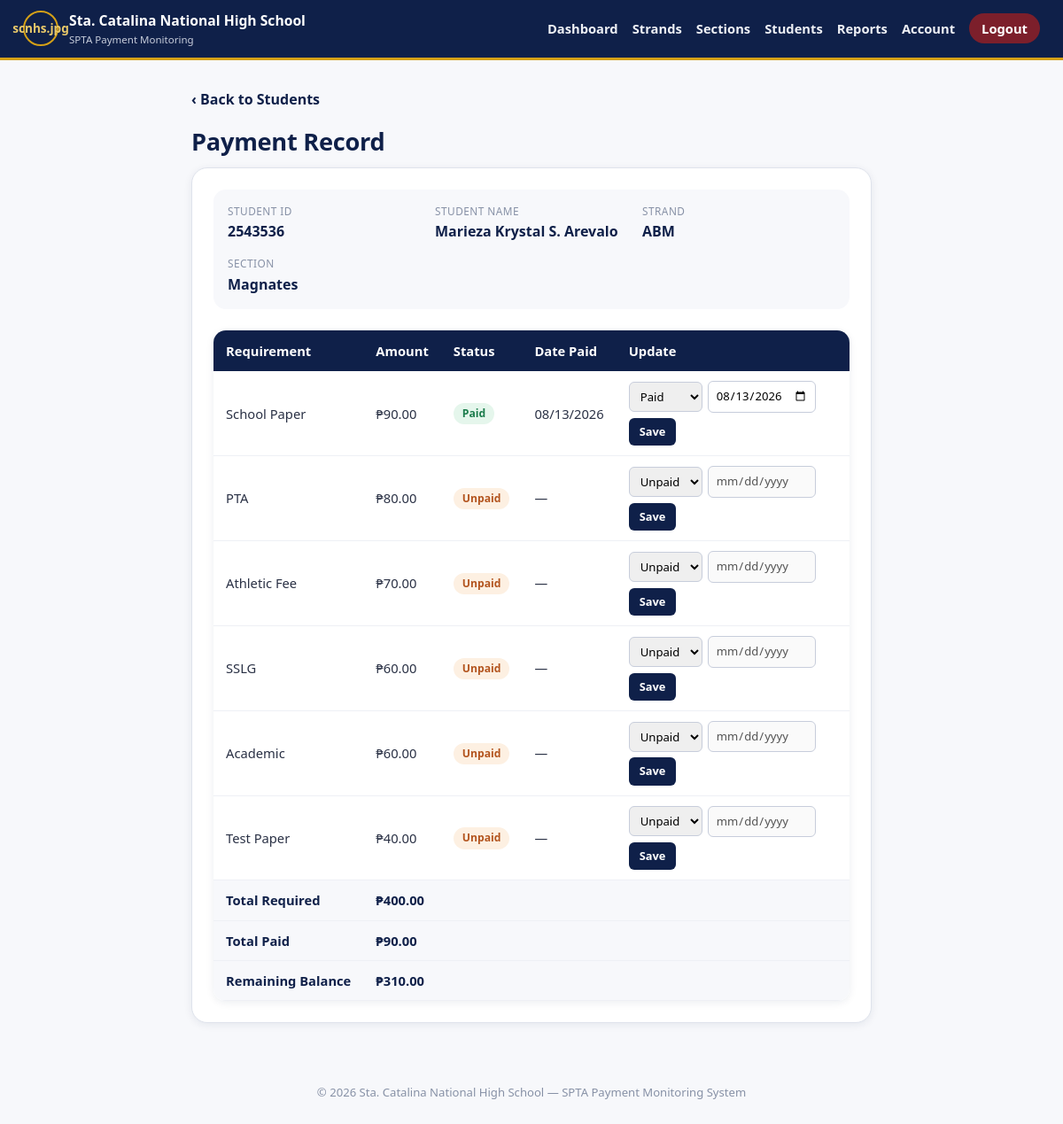
/admin/payments.php?student_id=1 (signed in), run on the app's committed database.
### tables this page shows
CREATE TABLE `students` (
  `id` int(11) NOT NULL,
  `student_id` varchar(30) NOT NULL,
  `full_name` varchar(150) NOT NULL,
  `strand_id` int(11) NOT NULL,
  `section_id` int(11) NOT NULL,
  `created_at` timestamp NOT NULL DEFAULT current_timestamp()
);

CREATE TABLE `strands` (
  `id` int(11) NOT NULL,
  `code` varchar(20) NOT NULL,
  `name` varchar(150) NOT NULL,
  `description` varchar(255) DEFAULT NULL,
  `icon` varchar(50) NOT NULL DEFAULT 'book',
  `color_theme` varchar(20) NOT NULL DEFAULT 'navy',
  `created_at` timestamp NOT NULL DEFAULT current_timestamp()
);

CREATE TABLE `sections` (
  `id` int(11) NOT NULL,
  `strand_id` int(11) NOT NULL,
  `name` varchar(100) NOT NULL,
  `created_at` timestamp NOT NULL DEFAULT current_timestamp()
);

CREATE TABLE `student_payments` (
  `id` int(11) NOT NULL,
  `student_id` int(11) NOT NULL,
  `requirement_id` int(11) NOT NULL,
  `status` enum('paid','unpaid') NOT NULL DEFAULT 'unpaid',
  `date_paid` date DEFAULT NULL
);

CREATE TABLE `payment_requirements` (
  `id` int(11) NOT NULL,
  `name` varchar(100) NOT NULL,
  `amount` decimal(10,2) NOT NULL DEFAULT 0.00,
  `sort_order` int(11) NOT NULL DEFAULT 0
);

### includes/functions.php (called while the page is built, shortened)
<?php
function h($string) {
    return htmlspecialchars($string ?? '', ENT_QUOTES, 'UTF-8');
}
function formatCurrency($amount) {
    return '₱' . number_format((float) $amount, 2);
}
function formatDate($date) {
    if (empty($date)) {
        return '—';
    }
    return date('m/d/Y', strtotime($date));
}
function getStrandById($pdo, $id) {
    $stmt = $pdo->prepare('SELECT * FROM strands WHERE id = ? LIMIT 1');
    $stmt->execute([$id]);
    $row = $stmt->fetch();
    return $row ?: null;
}
function getSectionById($pdo, $id) {
    $stmt = $pdo->prepare('SELECT * FROM sections WHERE id = ? LIMIT 1');
    $stmt->execute([$id]);
    $row = $stmt->fetch();
    return $row ?: null;
}
function getStudentById($pdo, $id) {
    $stmt = $pdo->prepare('SELECT * FROM students WHERE id = ? LIMIT 1');
    $stmt->execute([$id]);
    $row = $stmt->fetch();
    return $row ?: null;
}
function getStudentPayments($pdo, $studentId) {
    $stmt = $pdo->prepare(
        'SELECT pr.id AS requirement_id, pr.name, pr.amount,
                COALESCE(sp.status, "unpaid") AS status, sp.date_paid
         FROM payment_requirements pr
         LEFT JOIN student_payments sp
                ON sp.requirement_id = pr.id AND sp.student_id = ?
         ORDER BY pr.sort_order ASC, pr.id ASC'
    );
    $stmt->execute([$studentId]);
    return $stmt->fetchAll();
}
function calculateStudentTotals($payments) {
    $required = 0.0;
    $paid = 0.0;
    foreach ($payments as $p) {
        $required += (float) $p['amount'];
        if ($p['status'] === 'paid') {
            $paid += (float) $p['amount'];
        }
    }
    return [
        'required' => $required,
        'paid'     => $paid,
        'balance'  => $required - $paid,
    ];
}

### admin/payments.php (the view, shortened to what this page needs)
<?php
require_once '../config/database.php';
require_once '../includes/functions.php';
$studentId = (int) ($_GET['student_id'] ?? 0);
$student = getStudentById($pdo, $studentId);
$strand = getStrandById($pdo, $student['strand_id']);
$section = getSectionById($pdo, $student['section_id']);
$payments = getStudentPayments($pdo, $studentId);
$totals = calculateStudentTotals($payments);
include '../includes/header.php';
?>
<div class="container">
  <a href="students.php" class="back-link">&#8249; Back to Students</a>
  <h1 class="page-title">Payment Record</h1>
  <div class="record-card">
    <div class="student-info-grid">
      <div><span class="label">Student ID</span><span class="value"><?php echo h($student['student_id']); ?></span></div>
      <div><span class="label">Student Name</span><span class="value"><?php echo h($student['full_name']); ?></span></div>
      <div><span class="label">Strand</span><span class="value"><?php echo h($strand['code']); ?></span></div>
      <div><span class="label">Section</span><span class="value"><?php echo h($section['name']); ?></span></div>
    </div>
    <div class="table-scroll">
    <table class="data-table">
      <thead>
        <tr><th>Requirement</th><th>Amount</th><th>Status</th><th>Date Paid</th><th>Update</th></tr>
      </thead>
      <tbody>
        <?php foreach ($payments as $p): ?>
        <tr>
          <td><?php echo h($p['name']); ?></td>
          <td><?php echo formatCurrency($p['amount']); ?></td>
          <td>
            <span class="badge badge-<?php echo $p['status'] === 'paid' ? 'success' : 'warning'; ?>">
              <?php echo ucfirst($p['status']); ?>
            </span>
          </td>
          <td><?php echo formatDate($p['date_paid']); ?></td>
          <td>
            <form method="POST" class="payment-update-form">
              <select name="status" class="status-select">
                <option value="unpaid" <?php echo $p['status'] === 'unpaid' ? 'selected' : ''; ?>>Unpaid</option>
                <option value="paid" <?php echo $p['status'] === 'paid' ? 'selected' : ''; ?>>Paid</option>
              </select>
              <input type="date" name="date_paid" value="<?php echo h($p['date_paid'] ?? ''); ?>" max="<?php echo date('Y-m-d'); ?>">
              <button type="submit" class="btn btn-small btn-primary">Save</button>
            </form>
          </td>
        </tr>
        <?php endforeach; ?>
      </tbody>
      <tfoot>
        <tr><td>Total Required</td><td colspan="4"><?php echo formatCurrency($totals['required']); ?></td></tr>
        <tr><td>Total Paid</td><td colspan="4"><?php echo formatCurrency($totals['paid']); ?></td></tr>
        <tr><td>Remaining Balance</td><td colspan="4"><?php echo formatCurrency($totals['balance']); ?></td></tr>
      </tfoot>
    </table>
    </div>
  </div>
</div>
<?php include '../includes/footer.php'; ?>

### css/style.css (style rules this page uses)
:root { --navy: #0f2049; --navy-dark: #0a1633; --navy-light: #1b3570; --maroon: #7c1f2b; --maroon-dark: #5c1620; --gold: #d4a017; --gold-light: #e9c96a; --gray-50: #f7f8fb; --gray-100: #eef0f5; --gray-200: #dfe3ec; --gray-300: #c7cddb; --gray-500: #8791a6; --gray-600: #5b6478; --gray-800: #2a3145; --success: #1c7c4c; --success-bg: #e5f6ec; --warning: #b3541e; --warning-bg: #fdf0e2; --danger: #b3261e; --danger-bg: #fbe9e8; --radius-sm: 8px; --radius: 14px; --radius-lg: 18px; --shadow: 0 2px 10px rgba(15, 32, 73, 0.08); --shadow-hover: 0 10px 26px rgba(15, 32, 73, 0.16); --space-1: 4px; --space-2: 8px; --space-3: 12px; --space-4: 16px; --space-5: 24px; --space-6: 32px; }
* { box-sizing: border-box; }
html { scroll-behavior: smooth; }
body { margin: 0; font-family: "Segoe UI", Roboto, "Helvetica Neue", Arial, sans-serif; color: var(--gray-800); background: var(--gray-50); line-height: 1.5; -webkit-font-smoothing: antialiased; }
a { color: inherit; text-decoration: none; }
.container { max-width: 800px; margin: 0 auto; padding: var(--space-6) var(--space-4) var(--space-6); }
.page-title { font-size: 1.7rem; font-weight: 800; color: var(--navy); margin: 0 0 var(--space-2); letter-spacing: -0.01em; }
.back-link { display: inline-block; color: var(--navy); font-weight: 600; margin-bottom: var(--space-4); }
.table-scroll { overflow-x: auto; border-radius: var(--radius); box-shadow: var(--shadow); }
.data-table { width: 100%; border-collapse: collapse; background: #fff; font-size: 0.92rem; }
.data-table th { background: var(--navy); color: #fff; text-align: left; padding: 12px 14px; white-space: nowrap; font-weight: 600; }
.data-table td { padding: 11px 14px; border-bottom: 1px solid var(--gray-100); white-space: nowrap; }
.data-table tfoot td { font-weight: 700; background: var(--gray-50); color: var(--navy); }
.btn { display: inline-flex; align-items: center; justify-content: center; gap: 6px; border: none; border-radius: var(--radius-sm); padding: 10px 18px; font: inherit; font-weight: 700; font-size: 0.9rem; cursor: pointer; transition: background 0.15s ease, transform 0.1s ease; }
.btn-primary { background: var(--navy); color: #fff; }
.btn-small { padding: 6px 12px; font-size: 0.8rem; border-radius: 6px; }
.badge { display: inline-block; padding: 3px 10px; border-radius: 999px; font-size: 0.76rem; font-weight: 700; }
.badge-success { background: var(--success-bg); color: var(--success); }
.badge-warning { background: var(--warning-bg); color: var(--warning); }
.record-card { background: #fff; border-radius: var(--radius-lg); padding: var(--space-5); box-shadow: var(--shadow); border: 1px solid var(--gray-200); }
.student-info-grid { display: grid; grid-template-columns: repeat(auto-fit, minmax(180px, 1fr)); gap: var(--space-4); background: var(--gray-50); border-radius: var(--radius); padding: var(--space-4); margin-bottom: var(--space-5); }
.student-info-grid .label { display: block; font-size: 0.74rem; text-transform: uppercase; letter-spacing: 0.04em; color: var(--gray-500); }
.student-info-grid .value { display: block; font-weight: 700; color: var(--navy); margin-top: 2px; }
.payment-update-form { display: flex; gap: 6px; align-items: center; flex-wrap: wrap; }
.payment-update-form select, .payment-update-form input[type="date"] { font: inherit; padding: 6px 8px; border: 1px solid var(--gray-300); border-radius: 6px; font-size: 0.82rem; }

### data on the page
students: student "2543536", full_name "Marieza Krystal S. Arevalo"
strands: code "ABM"
sections: name "Magnates"
student_payments: requirement.name "School Paper", requirement.amount "₱90.00", status "Paid", date_paid "08/13/2026"
payment_requirements: name "PTA", amount "₱80.00", status "Unpaid", date_paid "—"
payment_requirements: name "Athletic Fee", amount "₱70.00", status "Unpaid", date_paid "—"
payment_requirements: name "SSLG", amount "₱60.00", status "Unpaid", date_paid "—"
payment_requirements: name "Academic", amount "₱60.00", status "Unpaid", date_paid "—"
payment_requirements: name "Test Paper", amount "₱40.00", status "Unpaid", date_paid "—"

### other printed values
formatCurrency($totals['required']) "₱400.00"
formatCurrency($totals['paid']) "₱90.00"
formatCurrency($totals['balance']) "₱310.00"
